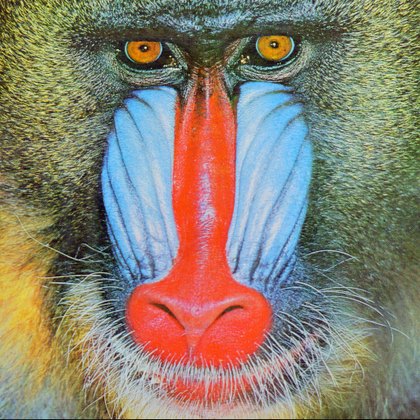
%> input picture matlab/MMk/Labor/1/baboon.png, 420 x 420 px, shrunk from 512 x 512 before the run
$ octave LaborIntro.m   (GNU Octave 9; MATLAB toolbox functions it lacks are replaced by stand-ins)
%> lines starting %> are read from the running program, lines starting %| are printed output that depends on the picture
### matlab/MMk/Labor/1/adjustimage.m
function RGB=adjustimage(RGB,brightness,contrast)

a = (259*(contrast+255)) / (255*(259-contrast));
RGB = uint8(a*(double(RGB)-128)+128+brightness);

### matlab/MMk/Labor/1/showrgb.m
function RGB = showrgb(RGB)

%create color image showing red component from black (0,0,0) to red (255,0,0)
Rcolor=uint8(zeros(size(RGB)));
Rcolor(:,:,1)=RGB(:,:,1);
%create color image showing green component from black (0,0,0) to green (0,255,0)
Gcolor=uint8(zeros(size(RGB)));
Gcolor(:,:,2)=RGB(:,:,2);
%create color image showing blue component from black (0,0,0) to blue (0,0,255)
Bcolor=uint8(zeros(size(RGB)));
Bcolor(:,:,3)=RGB(:,:,3);

%calculate histogram for each color component
histo=zeros(3,256);
for comp=1:size(RGB,3)
    for i=1:256
        histo(comp,i)=sum(sum(RGB(:,:,comp)==(i-1)));
    end
end

%create figure with 2x4 subplots
figure;
% RGB image at 1
subplot(2,4,1);
imshow(RGB);
title('RGB');
% R image at 2
subplot(2,4,2);
imshow(Rcolor);
title('R');
% G image at 3
subplot(2,4,3);
imshow(Gcolor);
title('G');
% B image at 4
subplot(2,4,4);
imshow(Bcolor);
title('B');

%R histogram at 6
subplot(2,4,6);
bar(histo(1,:),'r');
set(gca,'XLim',[1 256]);
set(gca,'YLim',[0 3500]);

%R histogram at 7
subplot(2,4,7);
bar(histo(2,:),'g');
set(gca,'XLim',[1 256]);
set(gca,'YLim',[0 3500]);

%R histogram at 8
subplot(2,4,8);
bar(histo(3,:),'b');
set(gca,'XLim',[1 256]);
set(gca,'YLim',[0 3500]);

### matlab/MMk/Labor/1/LaborIntro.m
%close all open figures
close all;

% read image baboon.png
A = imread('baboon.png');
%> A is the input picture: size 420x420x3 uint8; mean R, G, B 137.4, 128.9, 113.1
% store three color planes in A in three matrices R, G, B
R = A(:,:,1);
G = A(:,:,2);
B = A(:,:,3);
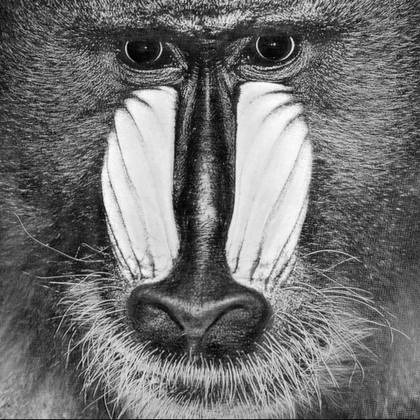
%> B: size 420x420 uint8; min 0, max 254, mean 113.1

%show min and max values of R
min(min(R))
%> ans = 1
max(max(R))
%> ans = 255

%show whole image A
figure;
imshow(A);

%show R, G and B
figure;
imshow(R);
figure;
imshow(G);
figure;
imshow(B);

%show first 256x256 quarter of A
figure;
imshow(A(1:256,1:256,:));
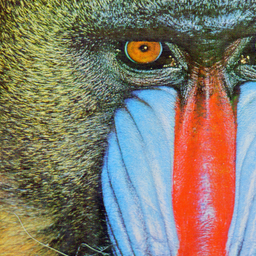
%> displayed picture: size 256x256x3, on the screen's scale of 0 to 255; mean R, G, B 131.6, 123.4, 108.5

%create 4 subplots into one figure
figure;
subplot(1,4,1);
imshow(A);
title('RGB');
subplot(1,4,2);
imshow(R);
title('R');
subplot(1,4,3);
imshow(G);
title('G');
subplot(1,4,4);
imshow(B);
title('B');

%color R, G and B images by converting it to a RGB image with the other
%two components being all 0
Rcolor=uint8(zeros(size(A)));
Rcolor(:,:,1)=R;
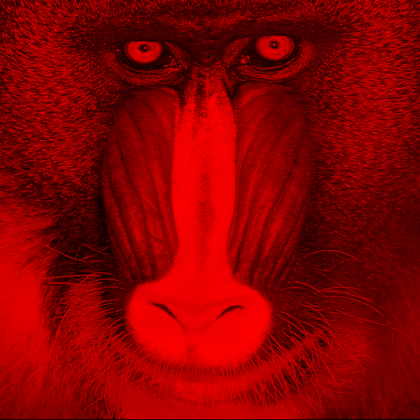
%> Rcolor: size 420x420x3 uint8; mean R, G, B 137.4, 0, 0
Gcolor=uint8(zeros(size(A)));
Gcolor(:,:,2)=G;
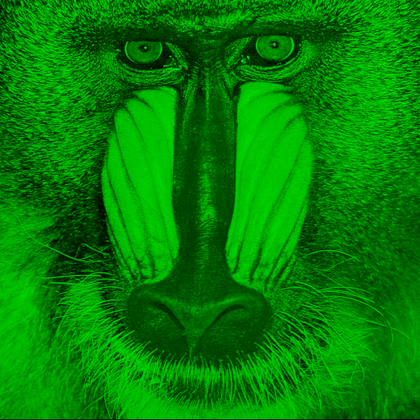
%> Gcolor: size 420x420x3 uint8; mean R, G, B 0, 128.9, 0
Bcolor=uint8(zeros(size(A)));
Bcolor(:,:,3)=B;
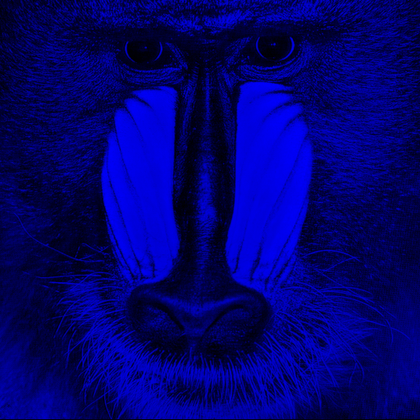
%> Bcolor: size 420x420x3 uint8; mean R, G, B 0, 0, 113.1
figure;
subplot(1,4,1);
imshow(A);
title('RGB');
subplot(1,4,2);
imshow(Rcolor);
title('R');
subplot(1,4,3);
imshow(Gcolor);
title('G');
subplot(1,4,4);
imshow(Bcolor);
title('B');

%adjust brightness and contrast of the image using the function
%adjustimage in adjustimage.m
% increase brightness by 50% (of max value 256)
brightness = 128;
contrast   = 0;
A2 = adjustimage(A,brightness,contrast);
% increase contrast by 50% (of max value 256)
brightness = 0;
contrast   = 128;
A3 = adjustimage(A,brightness,contrast);
% decrease brightness by 50% (of min value -256)
brightness = -128;
contrast   = 0;
A4 = adjustimage(A,brightness,contrast);
% decrease contrast by 50% (of min value -256)
brightness = 0;
contrast   = -128;
A5 = adjustimage(A,brightness,contrast);
%> call 4 of adjustimage, with brightness = 0, contrast = -128
%> in adjustimage (call 4), `RGB = uint8(a*(double(RGB)-128)+128+brightness);`:
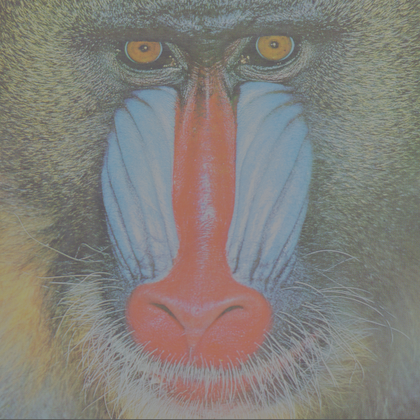
%> RGB: size 420x420x3 uint8; mean R, G, B 131.1, 128.3, 123

% make 5 plots showing R,G,B and histogram for each image A, A2, A3, A4 and A5
% using showrgb in showrgb.m:
for img={A A2 A3 A4 A5}
    showrgb(img{1});
end
%> this loop made 5 passes
%> pass 2, `showrgb(img{1});`:
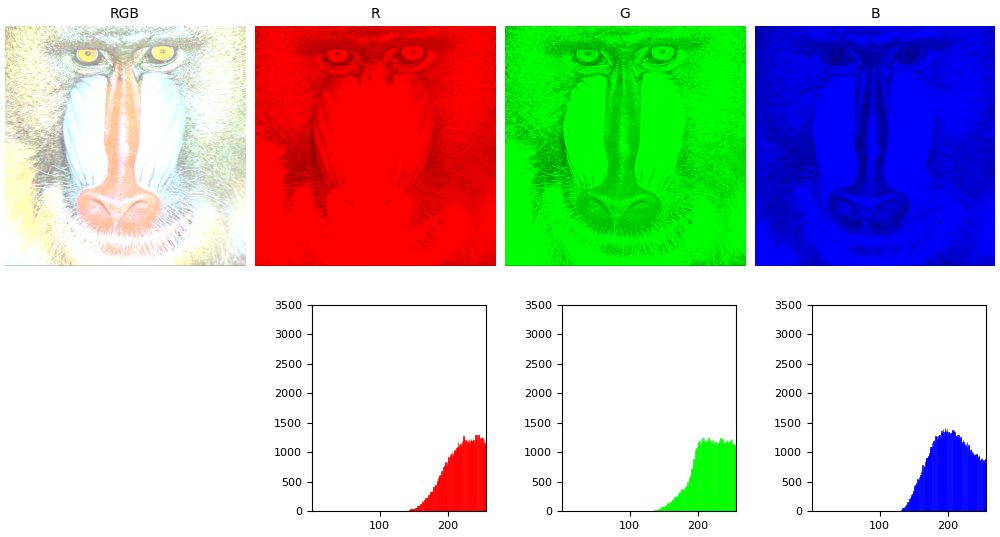
%> figure redrawn from the program's plot data, 7 panels
